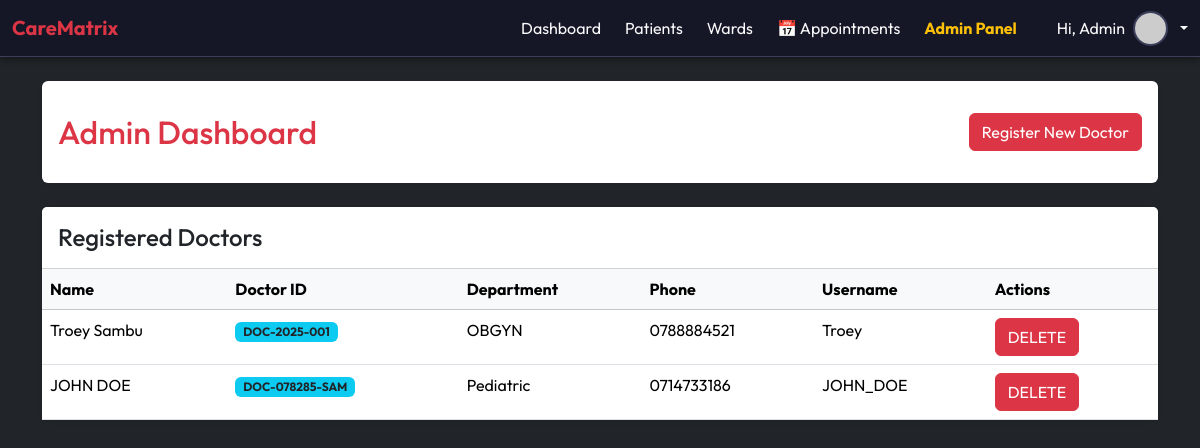
The page /admin-dashboard/ (signed in) on the database as committed earlier.
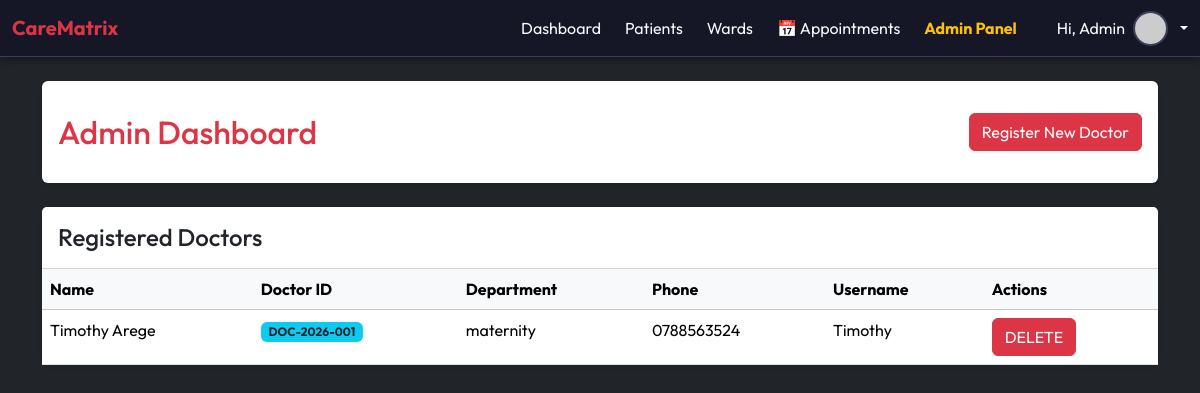
The same page on the database as committed later.
### accounts/models.py (models this page shows, shortened)
class DoctorProfile(models.Model):
    user = models.OneToOneField(User, on_delete=models.CASCADE, related_name='doctor_profile')
    doctor_id = models.CharField(max_length=50, unique=True)
    department = models.CharField(max_length=100, blank=True, null=True)
    phone = models.CharField(max_length=15, blank=True, null=True)

### accounts/views.py (the view)
# urls.py: path('admin-dashboard/', views.admin_dashboard, name='admin_dashboard'),
@login_required
@user_passes_test(admin_check)
def admin_dashboard(request):
    doctors = DoctorProfile.objects.all().select_related('user')
    return render(request, 'accounts/admin_dashboard.html', {'doctors': doctors})

### accounts/views.py (called while the page is built)
def admin_check(user):
    return user.is_superuser

### accounts/templates/accounts/admin_dashboard.html (shortened to what this page needs)
{% extends "base.html" %}
{% block content %}
<div class="row">
    <div class="col-md-12">
        <div class="card shadow-sm border-0 mb-4 py-3">
            <div class="card-body d-flex justify-content-between align-items-center">
                <h2 class="text-danger m-0">Admin Dashboard</h2>
                <a href="{% url 'accounts:doctor_register' %}" class="btn btn-danger">Register New Doctor</a>
            </div>
        </div>
    </div>
</div>
<div class="row">
    <div class="col-md-12">
        <div class="card shadow-sm border-0">
            <div class="card-header bg-white py-3">
                <h4 class="mb-0">Registered Doctors</h4>
            </div>
            <div class="card-body p-0">
                <div class="table-responsive">
                    <table class="table table-hover mb-0">
                        <thead class="table-light">
                            <tr>
                                <th>Name</th>
                                <th>Doctor ID</th>
                                <th>Department</th>
                                <th>Phone</th>
                                <th>Username</th>
                                <th>Actions</th>
                            </tr>
                        </thead>
                        <tbody>
                            {% for doctor in doctors %}
                            <tr>
                                <td>{{ doctor.user.get_full_name }}</td>
                                <td><span class="badge bg-info text-dark">{{ doctor.doctor_id }}</span></td>
                                <td>{{ doctor.department }}</td>
                                <td>{{ doctor.phone }}</td>
                                <td>{{ doctor.user.username }}</td>
                                <td><form action="{% url 'accounts:doctor_delete' doctor.id %}" method="POST" style="display:inline;">
    <button type="submit" class="btn btn-danger"
        onclick="return confirm('Are you sure you want to delete this record?');">
        DELETE
    </button>
</form></td>
                            </tr>
                            {% empty %}
                            <tr>
                                <td colspan="6" class="text-center py-4 text-muted">No doctors registered yet.</td>
                            </tr>
                            {% endfor %}
                        </tbody>
                    </table>
                </div>
            </div>
        </div>
    </div>
</div>
{% endblock %}

Rows that differ between the two databases and show on the page:
removed DoctorProfile: user.get_full_name "Troey Sambu", doctor_id "DOC-2025-001", department "OBGYN", phone "0788884521", user.username "Troey"
removed DoctorProfile: user.get_full_name "JOHN DOE", doctor_id "DOC-078285-SAM", department "Pediatric", phone "0714733186", user.username "JOHN_DOE"
added DoctorProfile: user.get_full_name "Timothy Arege", doctor_id "DOC-2026-001", department "maternity", phone "0788563524", user.username "Timothy"
